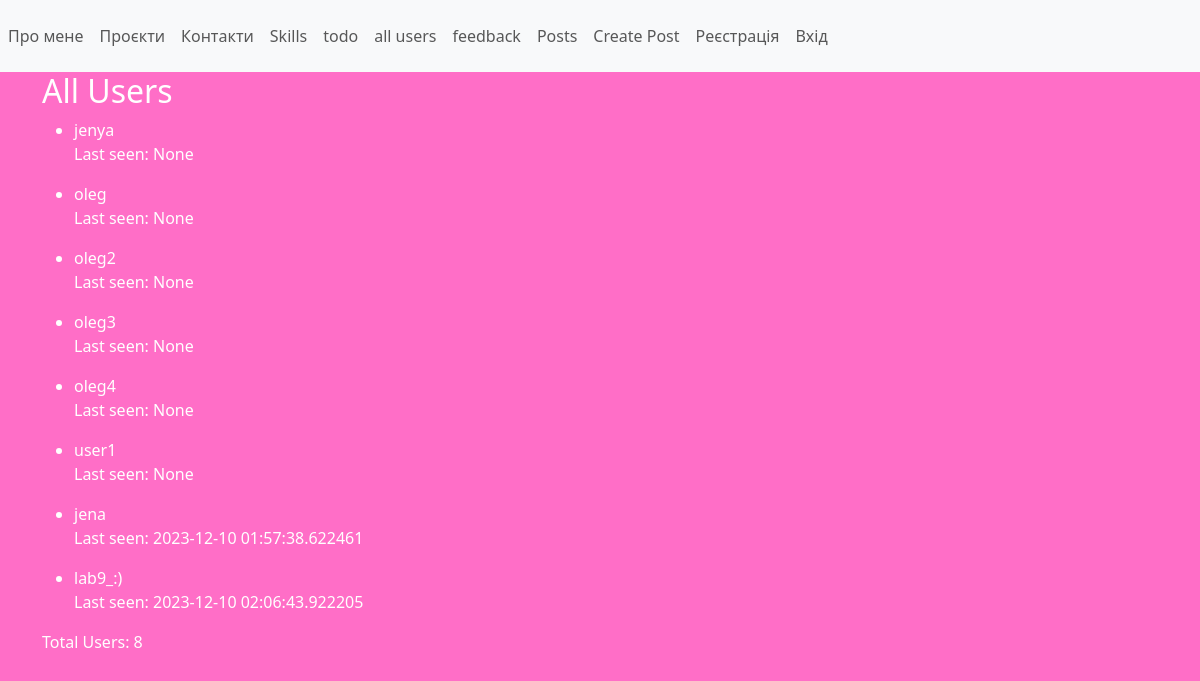
The app's page /users, older data.
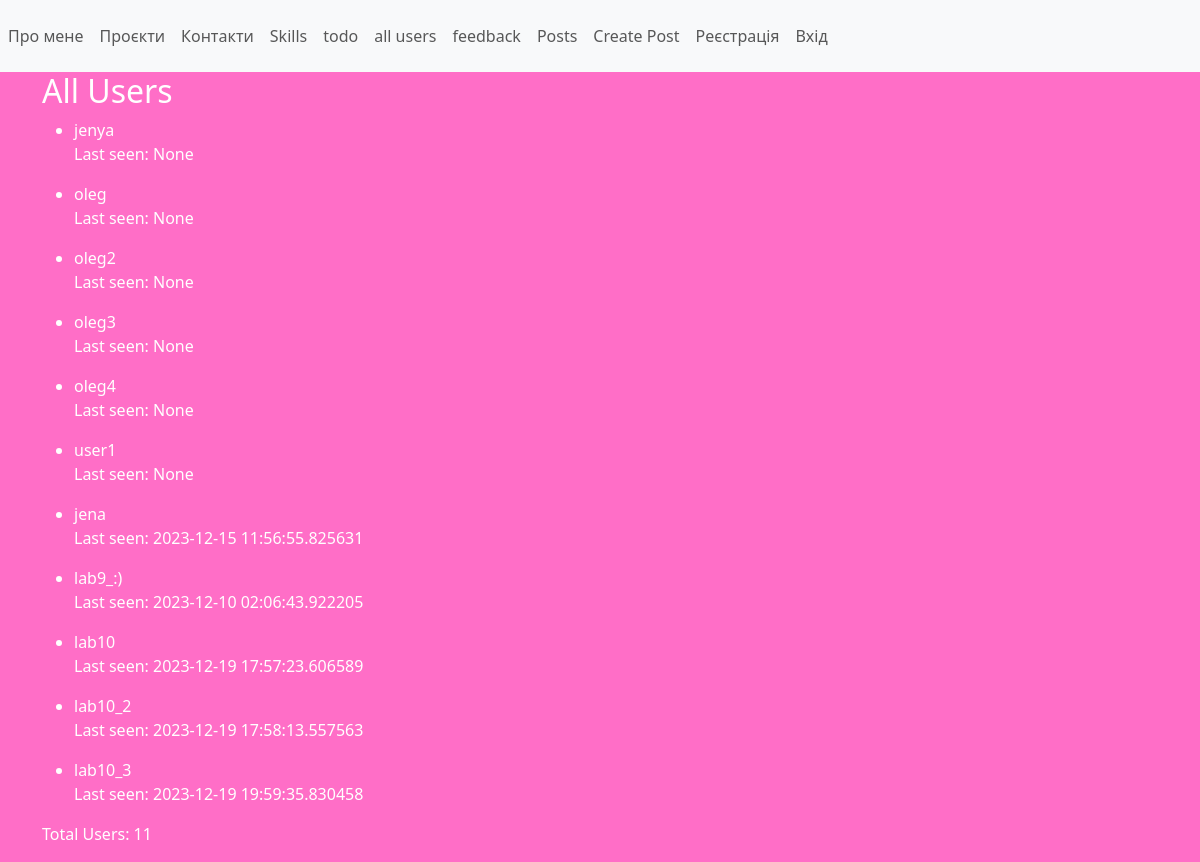
The same page, newer data.
### app/models.py (models this page shows, shortened)
class User(UserMixin, db.Model):
    id = db.Column(db.Integer, primary_key=True)
    username = db.Column(db.String(50), unique=True, nullable=False)
    email = db.Column(db.String(120), unique=True, nullable=False)
    password_hash = db.Column(db.String(128), nullable=False)
    image_file = db.Column(db.String(20), server_default='default.jpg', nullable=False)
    about_me = db.Column(db.String(140))
    last_seen = db.Column(db.DateTime, default=datetime.utcnow)

### app/accounting/views.py (the view)
@accounting_bp.route('/users')
def users():
    users = User.query.all()
    return render_template('users.html', users=users, navigation=navigation)

### app/accounting/views.py (called while the page is built)
@accounting_bp.after_request
def after_request(response):
    if current_user.is_authenticated:
        current_user.last_seen = datetime.now()
        try:
            db.session.commit()
        except:
            flash('Error while updating user last seen!', 'danger')
    return response

### app/accounting/templates/users.html
{% extends "base.html" %}
{% block content %}
<h2>All Users</h2>
{% if users %}
<ul>
    {% for user in users %}
    <li>{{ user.username }}</li>
    <p>Last seen: {{ user.last_seen }}</p>
    {% endfor %}
</ul>
<p>Total Users: {{ users|length }}</p>
{% else %}
<p>No registered users.</p>
{% endif %}
{% endblock %}

### app/templates/base.html (shortened to what this page needs)
<!DOCTYPE html>
<html>
<head>
    <link rel="stylesheet" type="text/css" href="{{ url_for('static', filename='css/bootstrap-5.3.2-dist/css/bootstrap.css') }}">
    <link rel="stylesheet" type="text/css" href="{{ url_for('static', filename='css/styles.css') }}">
</head>
<body>
    {% include 'navigation.html' %}
    <div class="container">
        {% block content %}{% endblock %}
    </div>
</body>
</html>

### app/templates/navigation.html (shortened to what this page needs)
<!DOCTYPE html>
<html lang="en">
<head>
</head>
<body>
<nav class="navbar navbar-expand-lg navbar-light bg-light">
    <ul class="navbar-nav">
        {% for page, link in navigation.items() %}
            <li class="nav-item">
                <a class="nav-link" href="{{ url_for(link) }}">{{ page }}</a>
            </li>
        {% endfor %}
    </ul>
    <nav class="navbar navbar-expand-lg navbar-light bg-light">
        <ul class="navbar-nav">
            {% if current_user.is_authenticated %}
            <li class="nav-item">
                <a class="nav-link" href="{{ url_for('accounting.account') }}">Мій профіль</a>
            </li>
            <li class="nav-item">
                <a class="nav-link" href="{{ url_for('accounting.logout') }}">Вихід</a>
            </li>
            {% else %}
            <li class="nav-item">
                <a class="nav-link" href="{{ url_for('accounting.register') }}">Реєстрація</a>
            </li>
            <li class="nav-item">
                <a class="nav-link" href="{{ url_for('accounting.login') }}">Вхід</a>
            </li>
            {% endif %}
        </ul>
    </nav>
</nav>
</body>
</html>

### app/static/css/styles.css (style rules this page uses)
body { background-color: #ff6ec7; color: #fff; }
.navbar { background-color: #ff3d74; color: #fff; }
h1, h2, h3, h4, h5, h6 { animation: pulse 2s infinite; }

Row changes from the older to the newer data that the page shows:
changed User "jena": last_seen "2023-12-10 01:57:38.622461" → "2023-12-15 11:56:55.825631"
added User: username "lab10", last_seen "2023-12-19 17:57:23.606589"
added User: username "lab10_2", last_seen "2023-12-19 17:58:13.557563"
added User: username "lab10_3", last_seen "2023-12-19 19:59:35.830458"
Text that changed along with them:
{{ users|length }}: "8" → "11"
